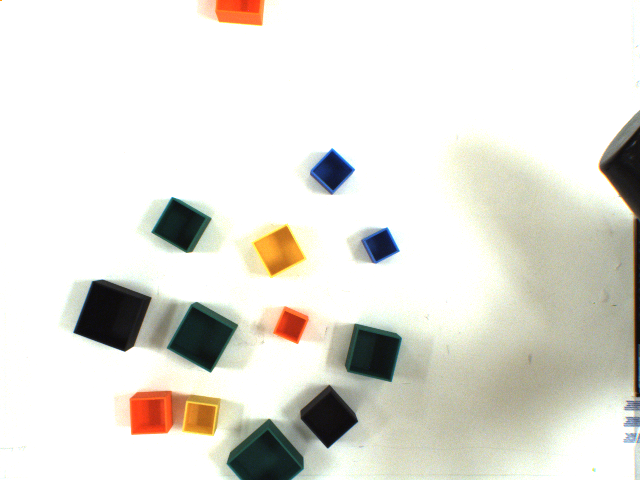
#> input picture imgs_for_our_dear_Ales/5.png, 1280 x 960 px (shown at 1/2 size)
$ python image_processing.py
#> lines starting #> are read from the running program, lines starting #| are printed output that depends on the picture; after the words box and inside, x2 and y2 are one past the last pixel; in counts of white or black regions, pixels touching at a corner belong together
import cv2
import numpy as np
import matplotlib.pyplot as plt
from dataclasses import dataclass

import matplotlib

matplotlib.use('TkAgg')

TRESHOLD = 115


@dataclass
class Square:
    x: float
    y: float
    width: float
    height: float
    rotation: float
    contour: np.ndarray

    @property
    def area(self):
        return self.width * self.height

    @property
    def center(self):
        return self.x, self.y


def treshold_image(image):
    gray = cv2.cvtColor(image, cv2.COLOR_BGR2GRAY)
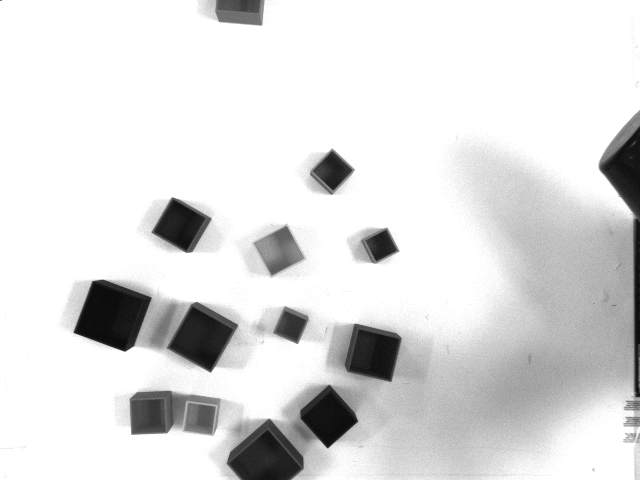
#> gray: shape (960, 1280) (shown at 1/2 size); min 8, max 255, mean 222.2
    # denoise = cv2.fastNlMeansDenoising(gray, 10, 15, 7, 21)
    blur = cv2.GaussianBlur(gray, (5, 5), 0)
    ret, thresh = cv2.threshold(blur, TRESHOLD, 255, cv2.THRESH_BINARY)
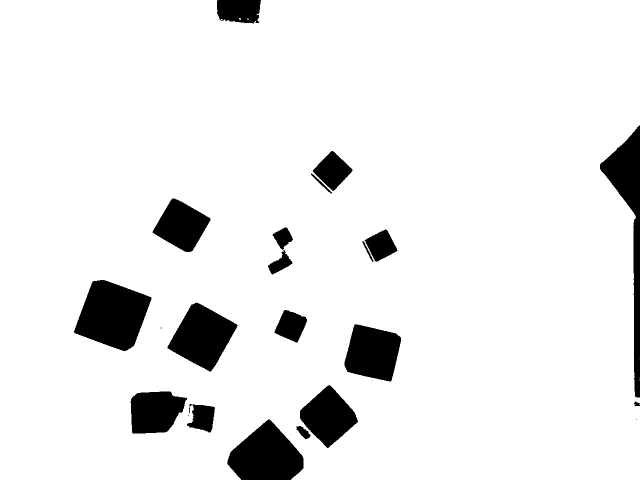
#> thresh: shape (960, 1280) (shown at 1/2 size); 91.9% white; 23 black regions (4 under 20 px)
#> ret = 115
    # thresh = cv2.threshold(blur, 0, 255, cv2.THRESH_OTSU + cv2.THRESH_BINARY)[1]
    return thresh


def find_contours(image):
    contours, hierarchy = cv2.findContours(image, cv2.RETR_TREE, cv2.CHAIN_APPROX_SIMPLE)
#> contours = 29 contours, 12 with area under 20; largest, box (x1, y1, x2, y2) and area: (0, 0, 1280, 960) 1198248, (147, 559, 304, 703) 14762, (334, 604, 476, 744) 11200, (688, 648, 803, 764) 9690, (599, 769, 717, 897) 8432
    return contours


def detect_squares(contours):
    squares = []
    for contour in contours:
        approx = cv2.approxPolyDP(contour, 0.03 * cv2.arcLength(contour, True), True)
        if len(approx) == 4:
            ((x, y), (width, height), rotation) = cv2.minAreaRect(contour)
            if abs(width - height) < 100:
                square = Square(x, y, width, height, rotation, contour)
                if square.area > 3000:
                    squares.append(square)

    return squares


def main():
    # Load image
    image = cv2.imread('imgs_for_our_dear_Ales/5.png')[..., ::-1]

    # Threshold image
    threshold = treshold_image(image)

    # Find contours
    cnts = find_contours(threshold)
#> cnts has the same summary as contours in find_contours
    contours_image = np.full(image.shape, 255, dtype=np.uint8)
    cv2.drawContours(contours_image, cnts, -1, (173, 1, 255), 10)
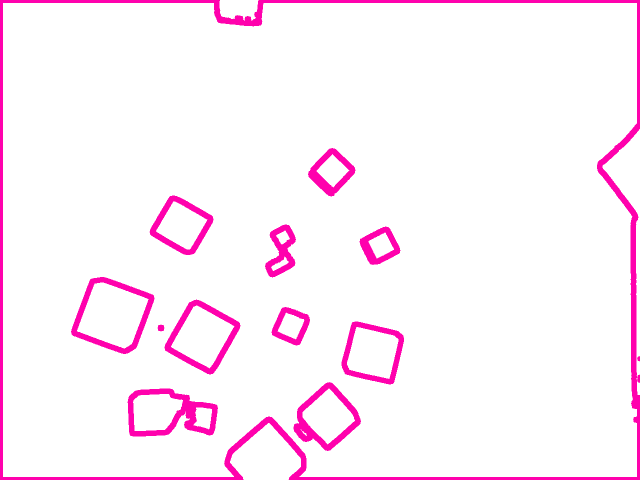
#> contours_image: shape (960, 1280, 3) (shown at 1/2 size); mean of channels 0, 1, 2 249.9, 239.3, 255; drawn as B, G, R

    # Detect squares
    squares = detect_squares(cnts)
#> the loop in detect_squares, `for contour in contours:` made 29 passes
#> (approx, x, y, width, height, rotation) on passes 5, 6, 9, 13, 17, 19, 20, 21: ([[442, 38], [442, 39], [444, 39], [444, 38]], 443, 38.5, 1, 2, -90), ([[494, 37], [494, 38], [497, 38], [496, 37]], 495.5, 37.5, 1, 3, -90), ([[0, 0], [0, 959], [1279, 959], [1279, 0]], 639.5, 479.5, 959, 1279, -90), ([[379, 813], [380, 823], [378, 827], [377, 816]], 378.5, 820, 14, 3, -90), ([[658, 769], [716, 843], [654, 896], [599, 822]], 655.8, 833.3, 92.86, 95.66, -41.91), ([[709, 648], [802, 675], [781, 763], [693, 742]], 744.5, 705.4, 99.36, 102.1, -76.87), ([[569, 619], [614, 638], [594, 685], [548, 665]], 581.8, 650.7, 55.81, 53.31, -66.8), ([[392, 604], [475, 650], [421, 743], [334, 696]], 404.4, 672.6, 111.2, 103.9, -60.95)
#> approx on passes 1, 2, 3, 4, 8, 15: [[1278, 808], [1279, 808]], [[1279, 759], [1279, 760]], [[1279, 754]], [[1279, 717]], [[474, 35]], [[388, 840]]
#> after the loop in detect_squares, `for contour in contours:`: squares = 6 items
#> squares = 6 items
    squares_image = np.full(image.shape, 255, dtype=np.uint8)
    for square in squares:
        cv2.drawContours(squares_image, [square.contour], -1, (50, 200, 0), 10)
#> this loop made 6 passes
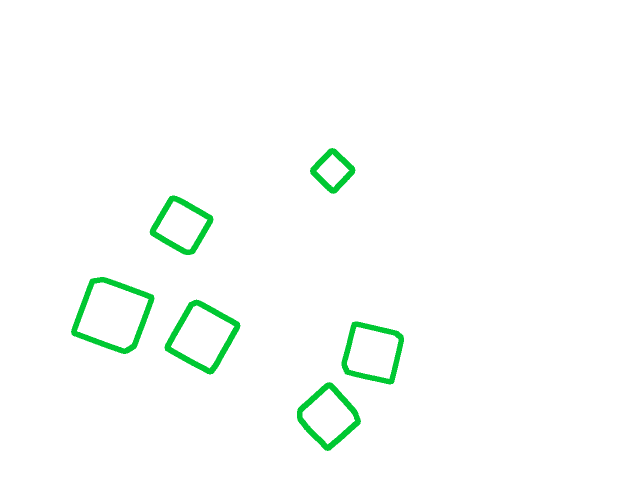
#> squares_image: shape (960, 1280, 3) (shown at 1/2 size); mean of channels 0, 1, 2 250.8, 253.9, 249.8; drawn as B, G, R

    # Create center mask
    center_mask = np.full(image.shape, 255, dtype=np.uint8)
    for square in squares:
        cv2.circle(center_mask, (int(square.x), int(square.y)), 10, (0, 0, 0), -1)
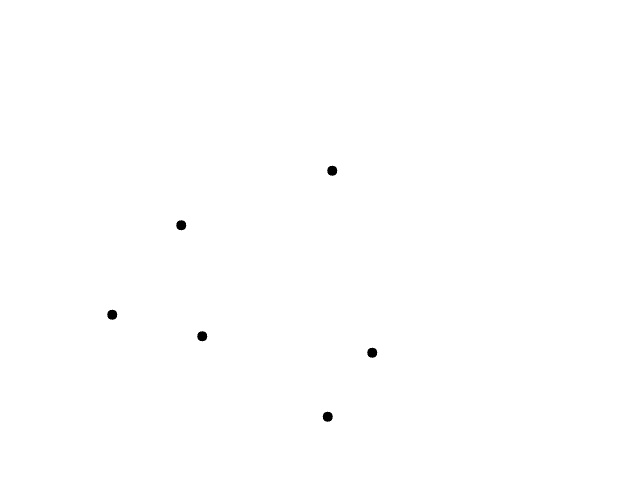
#> center_mask: shape (960, 1280, 3) (shown at 1/2 size); 99.8% white; 6 black regions, box (x1, y1, x2, y2) and area: (654, 331, 675, 352) 317, (352, 440, 373, 461) 317, (214, 619, 235, 640) 317, (394, 662, 415, 683) 317, (734, 695, 755, 716) 317, (645, 823, 666, 844) 317

    # Result
    result = cv2.bitwise_and(squares_image, center_mask)
    # Add text to result
    for square in squares:
        x_text = f'x: {int(square.x)}'
        cv2.putText(center_mask, x_text, (int(square.x + 20), int(square.y + 20)),
                    cv2.FONT_HERSHEY_SIMPLEX, 1, (0, 0, 0), 2)

        y_text = f'y: {int(square.y)}'
        cv2.putText(center_mask, y_text, (int(square.x + 20), int(square.y + 60)),
                    cv2.FONT_HERSHEY_SIMPLEX, 1, (0, 0, 0), 2)

        area_text = f'a: {int(square.area):d}'
        cv2.putText(result, area_text, (int(square.x - 70), int(square.y + 40)),
                    cv2.FONT_HERSHEY_SIMPLEX, 1, (0, 0, 0), 2)
#> this loop made 6 passes
#> (x_text, y_text, area_text) on passes 1 to 6: ('x: 655', 'y: 833', 'a: 8883'), ('x: 744', 'y: 705', 'a: 10147'), ('x: 404', 'y: 672', 'a: 11558'), ('x: 224', 'y: 629', 'a: 15295'), ('x: 362', 'y: 450', 'a: 7695'), ('x: 664', 'y: 341', 'a: 3604')
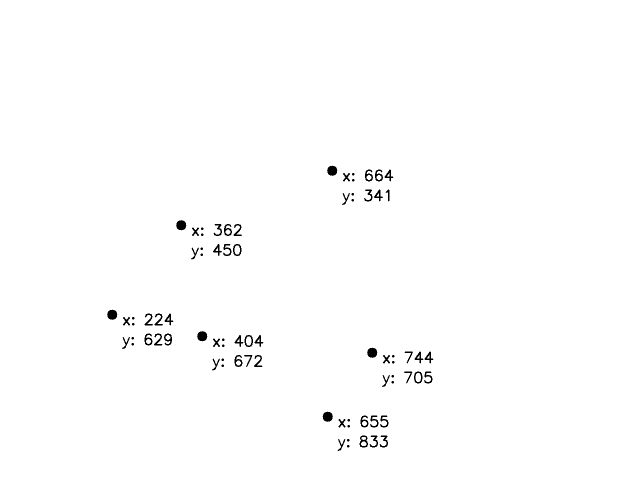
#> center_mask: shape (960, 1280, 3) (shown at 1/2 size); 99.2% white; 78 black regions, largest, box (x1, y1, x2, y2) and area: (654, 331, 675, 352) 317, (352, 440, 373, 461) 317, (214, 619, 235, 640) 317
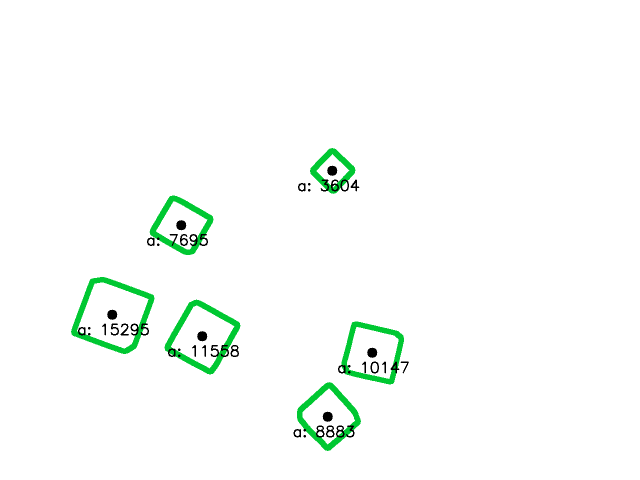
#> result: shape (960, 1280, 3) (shown at 1/2 size); mean of channels 0, 1, 2 249.5, 252.5, 248.6; drawn as B, G, R

    # Plot the results
    images = [image, threshold, contours_image, squares_image, center_mask, result]
    titles = ['Original image', 'Binary Threshold', 'Contour Detection', 'Square Filtration', 'Center Mask', 'Result']

    for i, img in enumerate(images):
        plt.subplot(2, 3, i + 1)
        plt.imshow(img, 'gray')
        plt.xticks([]), plt.yticks([])
        plt.title(titles[i])

    plt.show()


if __name__ == '__main__':
    main()

$ run again, with imgs_for_our_dear_Ales/1.png copied over imgs_for_our_dear_Ales/5.png
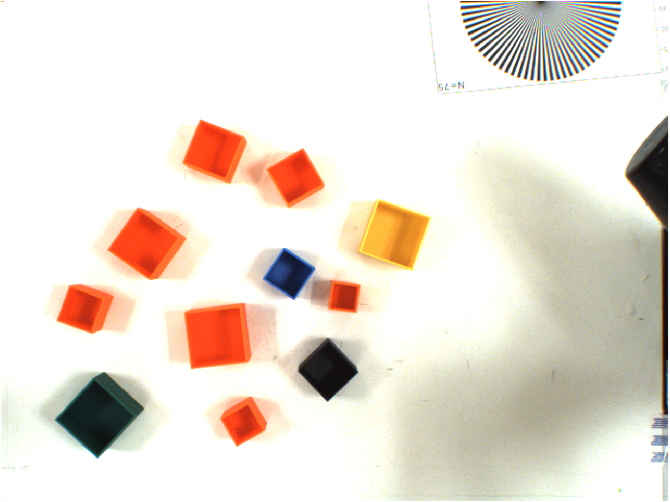
#> input picture imgs_for_our_dear_Ales/1.png, 1339 x 1004 px (shown at 1/2 size)
#> in treshold_image, `ret, thresh = cv2.threshold(blur, TRESHOLD, 255, cv2.THRESH_BINARY)`:
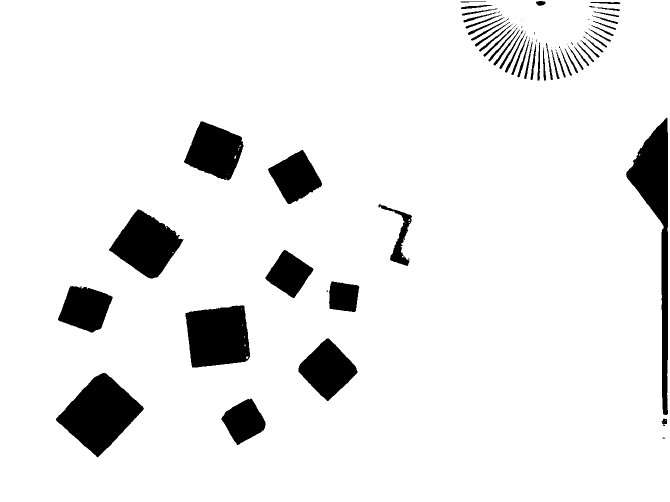
#> thresh: shape (1004, 1339) (shown at 1/2 size); 91.9% white; 77 black regions (24 under 20 px)
#> ret = 115
#> contours = 152 contours, 97 with area under 20; largest, box (x1, y1, x2, y2) and area: (0, 0, 1339, 1004) 1342014, (111, 745, 289, 916) 15825, (1251, 234, 1337, 831) 15337, (370, 610, 501, 736) 13524, (217, 418, 368, 558) 11713
#> cnts has the same summary as contours in find_contours
#> the loop in detect_squares, `for contour in contours:` made 152 passes
#> (approx, x, y, width, height, rotation) on passes 1, 6, 7, 8, 9: ([[0, 0], [0, 1003], [1338, 1003], [1338, 0]], 669, 501.5, 1003, 1338, -90), ([[502, 796], [530, 855], [474, 890], [442, 836]], 487.6, 842.2, 75.44, 73.18, -30.38), ([[210, 745], [288, 817], [195, 915], [111, 837]], 199.5, 827.4, 139.1, 118, -47.39), ([[653, 676], [715, 742], [656, 802], [596, 743]], 654.7, 738.7, 92.37, 95.19, -43.83), ([[487, 610], [496, 720], [384, 735], [370, 626]], 435.9, 672.4, 121.4, 115.6, -6.87)
#> after the loop in detect_squares, `for contour in contours:`: squares = 9 items
#> the loop in main, `for square in squares:` made 9 passes
#> the loop in main, `for square in squares:` made 9 passes
#> (x_text, y_text, area_text) on passes 1 to 8: ('x: 487', 'y: 842', 'a: 5520'), ('x: 199', 'y: 827', 'a: 16418'), ('x: 654', 'y: 738', 'a: 8792'), ('x: 435', 'y: 672', 'a: 14032'), ('x: 685', 'y: 593', 'a: 3424'), ('x: 577', 'y: 547', 'a: 5409'), ('x: 293', 'y: 488', 'a: 12452'), ('x: 590', 'y: 354', 'a: 7210')
#> after the loop in main, `for square in squares:`:
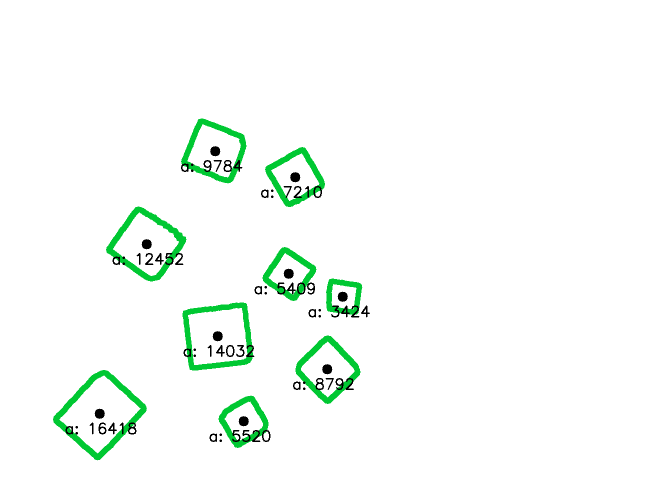
#> result: shape (1004, 1339, 3) (shown at 1/2 size); mean of channels 0, 1, 2 247.6, 251.6, 246.3; drawn as B, G, R
#> the loop in main, `for i, img in enumerate(images):` made 6 passes

$ run again, with imgs_for_our_dear_Ales/2.png copied over imgs_for_our_dear_Ales/5.png
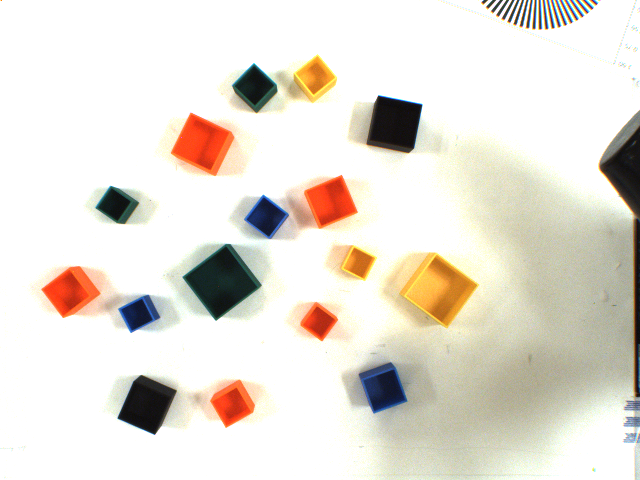
#> input picture imgs_for_our_dear_Ales/2.png, 1280 x 960 px (shown at 1/2 size)
#> in treshold_image, `ret, thresh = cv2.threshold(blur, TRESHOLD, 255, cv2.THRESH_BINARY)`:
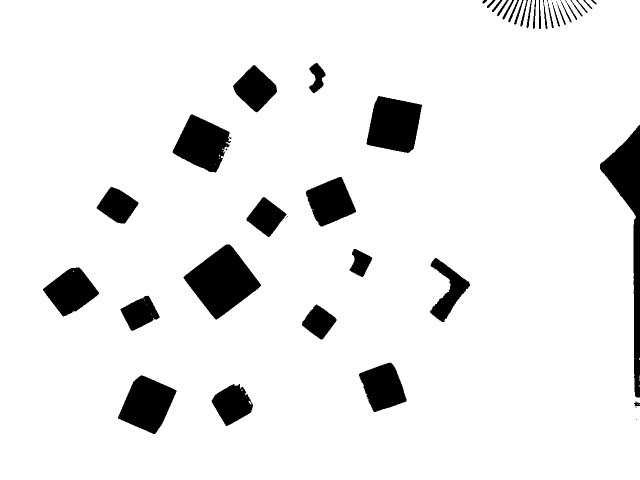
#> thresh: shape (960, 1280) (shown at 1/2 size); 91.8% white; 48 black regions (9 under 20 px)
#> ret = 115
#> contours = 54 contours, 32 with area under 20; largest, box (x1, y1, x2, y2) and area: (0, 0, 1280, 960) 1211632, (366, 488, 523, 640) 12726, (732, 191, 845, 307) 9570, (235, 750, 354, 869) 8538, (344, 228, 463, 346) 8423
#> cnts has the same summary as contours in find_contours
#> the loop in detect_squares, `for contour in contours:` made 54 passes
#> (approx, x, y, width, height, rotation) on passes 6, 7, 10, 13, 14: ([[1279, 716], [1278, 717], [1278, 718], [1279, 719]], 1278.5, 717.5, 3, 1, -90), ([[0, 0], [0, 959], [1279, 959], [1279, 0]], 639.5, 479.5, 959, 1279, -90), ([[479, 767], [503, 823], [452, 852], [422, 801]], 465.1, 806.8, 71.06, 69.1, -30.07), ([[483, 779], [483, 781], [484, 781], [484, 779]], 483.5, 780, 2, 1, -90), ([[281, 750], [353, 781], [310, 868], [235, 836]], 294, 808.2, 100.5, 88.58, -66.37)
#> after the loop in detect_squares, `for contour in contours:`: squares = 13 items
#> the loop in main, `for square in squares:` made 13 passes
#> the loop in main, `for square in squares:` made 13 passes
#> (x_text, y_text, area_text) on passes 1 to 8: ('x: 465', 'y: 806', 'a: 4909'), ('x: 293', 'y: 808', 'a: 8906'), ('x: 765', 'y: 774', 'a: 6582'), ('x: 637', 'y: 643', 'a: 3002'), ('x: 279', 'y: 626', 'a: 3474'), ('x: 141', 'y: 582', 'a: 6872'), ('x: 444', 'y: 562', 'a: 13011'), ('x: 532', 'y: 433', 'a: 3655')
#> after the loop in main, `for square in squares:`:
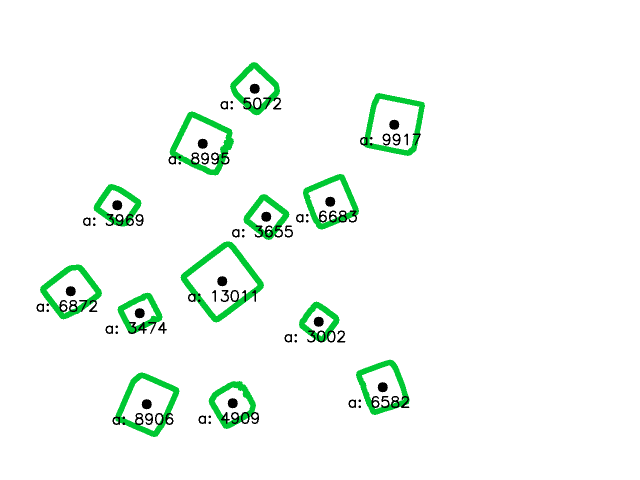
#> result: shape (960, 1280, 3) (shown at 1/2 size); mean of channels 0, 1, 2 244.8, 250, 243.1; drawn as B, G, R
#> the loop in main, `for i, img in enumerate(images):` made 6 passes

$ run again, with imgs_for_our_dear_Ales/3.png copied over imgs_for_our_dear_Ales/5.png
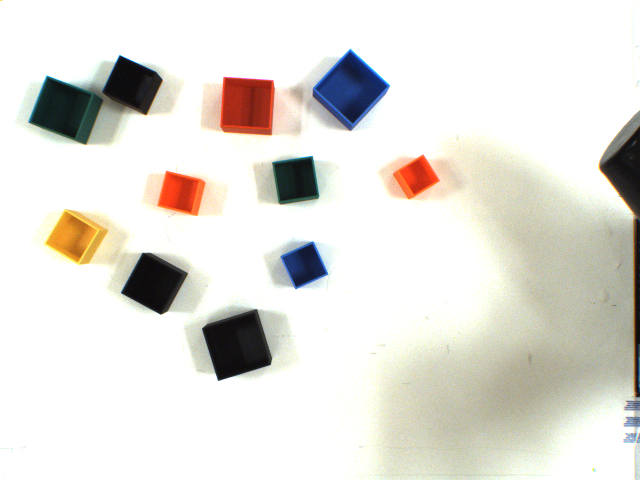
#> input picture imgs_for_our_dear_Ales/3.png, 1280 x 960 px (shown at 1/2 size)
#> thresh: shape (960, 1280); 91.6% white; 17 black regions (4 under 20 px)
#> ret = 115
#> contours = 32 contours, 19 with area under 20; largest, box (x1, y1, x2, y2) and area: (0, 0, 1280, 960) 1214390, (58, 111, 326, 289) 22113, (404, 618, 545, 762) 13550, (440, 154, 549, 270) 11143, (630, 103, 776, 249) 10909
#> cnts has the same summary as contours in find_contours
#> the loop in detect_squares, `for contour in contours:` made 32 passes
#> (contour, approx, x, y, width, height, rotation) on passes 17, 18, 22: ([[386, 419], [386, 421], [386, 420], [387, 419]], [[387, 419], [386, 419], [386, 421], [386, 420]], 386.5, 420, 2, 1, -90), ([[390, 416], [389, 417], [390, 418], [392, 416]], [[392, 416], [390, 416], [389, 417], [390, 418]], 390.5, 416.5, 2.83, 1.41, -45), ([[391, 398], [391, 400], [392, 399], [392, 398]], [[392, 398], [391, 398], [391, 400], [392, 399]], 391.5, 399, 2, 1, -90)
#> after the loop in detect_squares, `for contour in contours:`: squares = 8 items
#> the loop in main, `for square in squares:` made 8 passes
#> the loop in main, `for square in squares:` made 8 passes
#> (x_text, y_text, area_text) on passes 1 to 8: ('x: 474', 'y: 689', 'a: 13972'), ('x: 308', 'y: 565', 'a: 10208'), ('x: 608', 'y: 530', 'a: 4907'), ('x: 362', 'y: 386', 'a: 5782'), ('x: 590', 'y: 360', 'a: 7198'), ('x: 831', 'y: 354', 'a: 4412'), ('x: 494', 'y: 211', 'a: 11499'), ('x: 702', 'y: 175', 'a: 11185')
#> after the loop in main, `for square in squares:`:
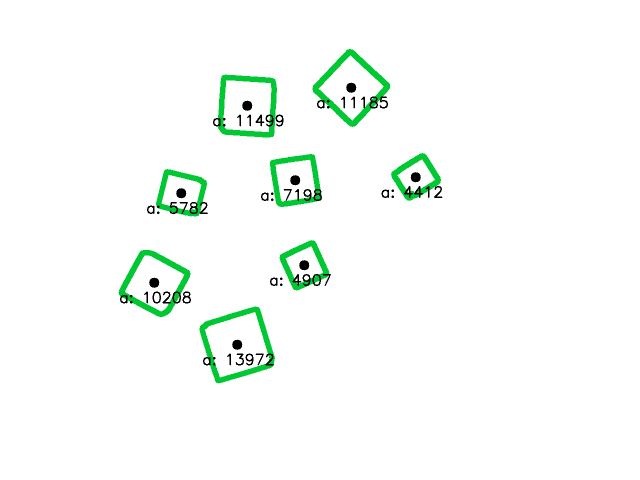
#> result: shape (960, 1280, 3) (shown at 1/2 size); mean of channels 0, 1, 2 248.1, 251.8, 246.9; drawn as B, G, R
#> the loop in main, `for i, img in enumerate(images):` made 6 passes
